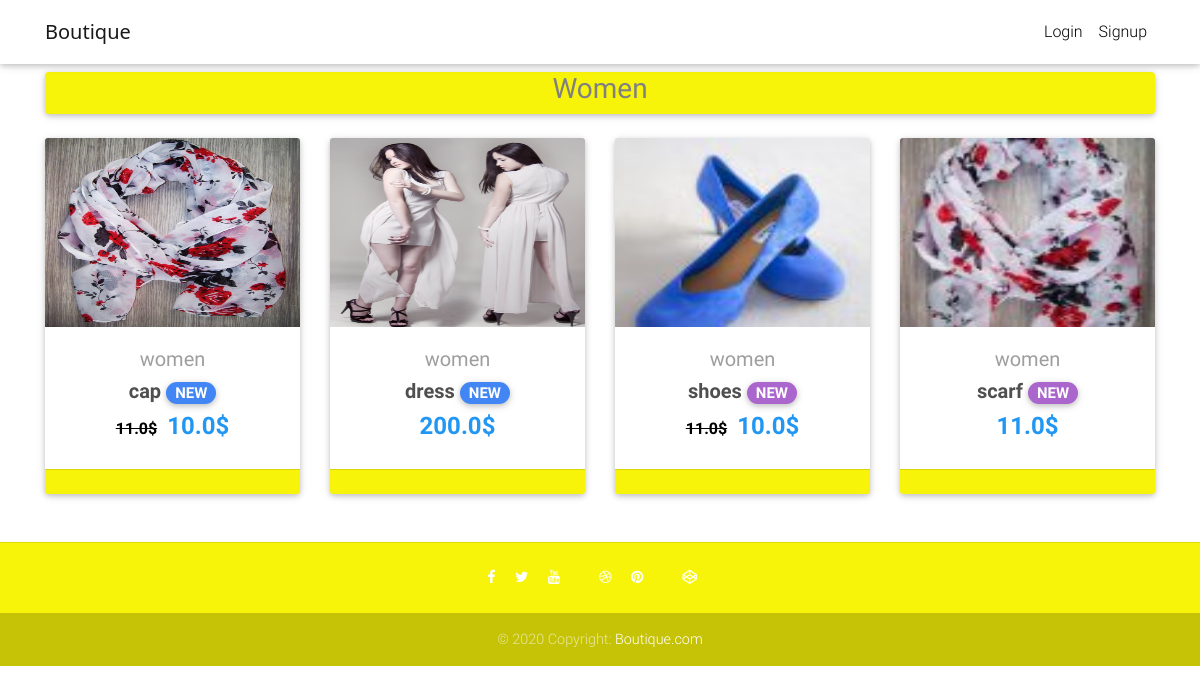
Page /category/women/ on the committed database.
### stor/models.py (models this page shows, shortened)
class Item(models.Model):
    title = models.CharField(max_length=200,null=True)
    price = models.FloatField()
    discount_price = models.FloatField(null=True,blank=True)
    image = models.ImageField(null=True)
    categories = models.ForeignKey(Category ,null=True,blank=True , on_delete=models.SET_NULL,related_name='cates')
    labals = models.CharField(choices=LABLE_CHOICES,max_length=17 ,null=True,blank=True)
    slug   =   models.SlugField(max_length=255, unique=True,)
    description = models.TextField()
    def get_absolute_url(self):
        return reverse('stor:prodeuts' ,kwargs={
            'slug' : self.slug
        })

class Category(models.Model):
    categoryn = models.CharField(choices=CAEGORY_CHOICES,max_length=17)
    slug = models.SlugField(max_length=50)
    parent = models.ForeignKey('self',blank=True,null=True,on_delete=models.SET_NULL,related_name='children')
    def __str__(self):
        return self.categoryn

### stor/views.py (the view)
# urls.py: path('category/<str:cats>/',category_View,name='category'),
def category_View(request,cats):
    category_item = Item.objects.filter(categories__slug=cats.replace('-',''))
    category =Category.objects.all()
    return render(request,'stor/category.html',{'cats':cats.title ,'category_item':category_item ,'category':category})

### stor/templates/stor/category.html (shortened to what this page needs)
{% extends "stor/base.html" %}
{% block content %}
  <main>
    <div class="container">
      <section class="text-center mb-4">
        <div class="card" style="color: gray; background-color: rgb(247, 243, 9)!important;" ><h3 ><b> {{ cats }}</h3></b></div>
        <br>
          <div class="row wow fadeIn">
            {% if category_item %}
            {% for post in category_item %}
              <div class="col-lg-3 col-md-6 mb-4">
                <div class="card">
                  <div class="view overlay">
                    <img src="{{ post.image.url }}" class="card-img-top" style="height:5cm!important;"
                      alt="">
                  </div>
                  <div class="card-body text-center">
                    <a href="" class="grey-text">
                      <h5>{{post.categories}}</h5>
                    </a>
                    <h5>
                      <strong>
                        <a href="{{ post.get_absolute_url }}" class="dark-grey-text">{{post.title}}
                          {% if post.get_labals_display %}
                            <span class="badge badge-pill {{post.get_labals_display}}-color">NEW</span>
                          {% endif %}
                        </a>
                      </strong>
                    </h5>
                    <h4 >
                      <strong>
                        {% if post.discount_price %}
                        <span class="mr-1">
                          <del style="font-size: medium; color: black;">{{ post.price}}$</del>
                        </span>
                        <span class="font-weight-bold blue-text"> {{ post.discount_price}}$</span>
                        {% else %}
                          <span class="font-weight-bold blue-text">{{ post.price}}$</span>
                        {% endif %}
                      </strong>
                    </h4>
                  </div>
                  <div class="card-footer" style="background-color: rgb(247, 243, 9); height: 10px;" ></div>
                </div>
              </div>
            {% endfor %}
            {% endif %}
            </div>
      </section>
    </div>
  </main>
{% endblock content %}

### stor/templates/stor/base.html (shortened to what this page needs)
<!DOCTYPE html>
<html lang="en">
<head>
  {% load static %}
  <link href="{% static 'css/bootstrap.min.css' %}" rel="stylesheet">
  <link href="{% static 'css/mdb.min.css' %}" rel="stylesheet">
  <link href="{% static 'css/style.min.css' %}" rel="stylesheet">
  <link rel="stylesheet" type="text/css" href="{% static 'font-awesome/css/font-awesome.min.css'%}" />
  <link href="{% static  'css/bootstrap.min.css' %}" rel="stylesheet">
  <link type="text/css" href="{% static 'css/mdb.css'%}" rel="stylesheet">
  <link type="text/css" href="{% static 'css/mdb.lite.css'%}" rel="stylesheet">
  <link type="text/css" href="{% static 'css/mdb.lite.min.css'%}" rel="stylesheet">
  <link type="text/css" href="{% static 'css/mdb.min.css'%}" rel="stylesheet">
  <link rel="stylesheet" type="text/css" href="{% static 'font-awesome/css/font-awesome.min.css'%}" />
  <link href="{% static 'css/style.min.css' %}" rel="stylesheet">
  {% include "stor/navbar.html" %}
</head>
<body>
    <div class="mt-5 pt-4">
    </div>
    {% block content %}
    {% endblock content %}
    {% include "stor/footer.html" %}
</body>
</html>

### stor/templates/stor/navbar.html (shortened to what this page needs)
{% load cart_template_tage %}
<nav class="navbar fixed-top navbar-expand-lg navbar-light white scrolling-navbar">
    <div class="container">
      <a class="navbar-brand waves-effect" href="/">
        <strong class="gray-text" style="font-family:'Segoe UI', Tahoma, Geneva, Verdana, sans-serif ;">Boutique</strong>
      </a>
      <div class="collapse navbar-collapse" id="navbarSupportedContent">
        <ul class="navbar-nav nav-flex-icons">
          {% if request.user.is_authenticated %}
          <li class="nav-item">
            <a href="{% url 'stor:Oreder-Summery' %}" class="nav-link waves-effect">
              <span class="badge red z-depth-1 mr-1"> {{request.user|cart_item_creat}} </span>
              <i class="fa fa-shopping-cart"></i>
              <span class="clearfix d-none d-sm-inline-block"> Cart </span>
            </a>
          </li>
          <li class="nav-item">
            <a class="nav-link waves-effect" href="{% url 'account_logout' %}">
              <span class="clearfix d-none d-sm-inline-block"> Logout </span>
            </a>
          </li>
          {% else %}
          <li class="nav-item">
            <a class="nav-link waves-effect" href="{% url 'account_login' %}">
              <span class="clearfix d-none d-sm-inline-block"> Login </span>
            </a>
          </li>
          <li class="nav-item">
            <a class="nav-link waves-effect" href="{% url 'account_signup' %}">
              <span class="clearfix d-none d-sm-inline-block"> Signup </span>
            </a>
          </li>
          {% endif %}
        </ul>
      </div>
    </div>
  </nav>

### stor/templates/stor/footer.html (shortened to what this page needs)
<footer class="page-footer text-center font-small mt-4 wow fadeIn" style="background-color: rgb(247, 243, 9)!important;">
    <hr class="my-4">
    <div class="pb-4">
      <a href="" target="_blank">
        <i class="fa fa-facebook-f mr-3"></i>
      </a>
      <a href="" target="_blank">
        <i class="fa fa-twitter mr-3"></i>
      </a>
      <a href="" target="_blank">
        <i class="fa fa-youtube mr-3"></i>
      </a>
      <a href="" target="_blank">
      </a>
      <a href="https://dribbble.com/mdbootstrap" target="_blank">
        <i class="fa fa-dribbble mr-3"></i>
      </a>
      <a href="https://pinterest.com/mdbootstrap" target="_blank">
        <i class="fa fa-pinterest mr-3"></i>
      </a>
      <a href="https://github.com/mdbootstrap/bootstrap-material-design" target="_blank">
      </a>
      <a href="http://codepen.io/mdbootstrap/" target="_blank">
        <i class="fa fa-codepen mr-3"></i>
      </a>
    </div>
    <div class="footer-copyright py-3">
      © 2020 Copyright:
      <a href="https://mdbootstrap.com/education/bootstrap/" target="_blank"> Boutique.com </a>
    </div>
  </footer>

### stor/templates/stor/scripts.html (shortened to what this page needs)
{% load static %}

### stor/templates/stor/base.html (style rules this page uses)
html, body, header, .carousel { height: 60vh; }

### rows in the picture
Item: image (picture), categories "women", title "cap", price "11.0", discount_price "10.0"
Item: image (picture), categories "women", title "dress", price "200.0"
Item: image (picture), categories "women", title "shoes", price "11.0", discount_price "10.0"
Item: image (picture), categories "women", title "scarf", price "11.0"

### other values in the picture
{{ cats }} "Women"
